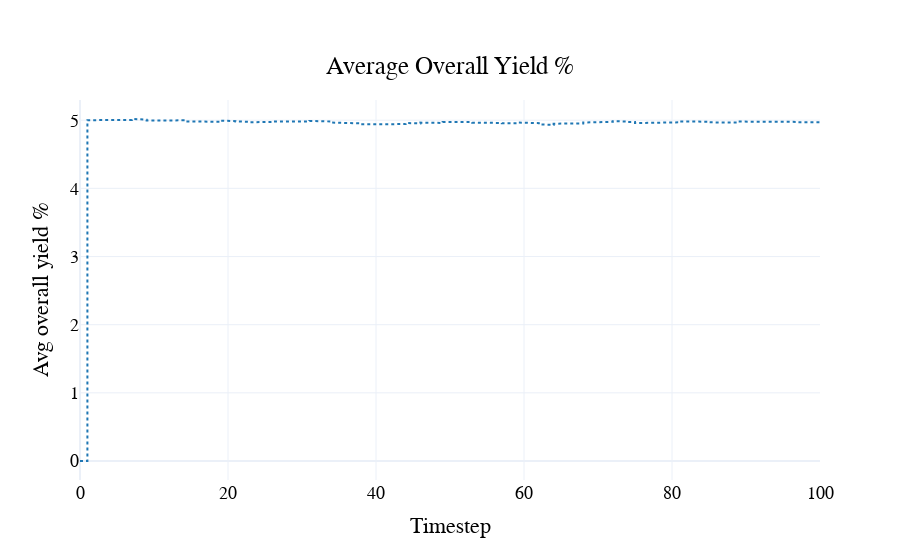
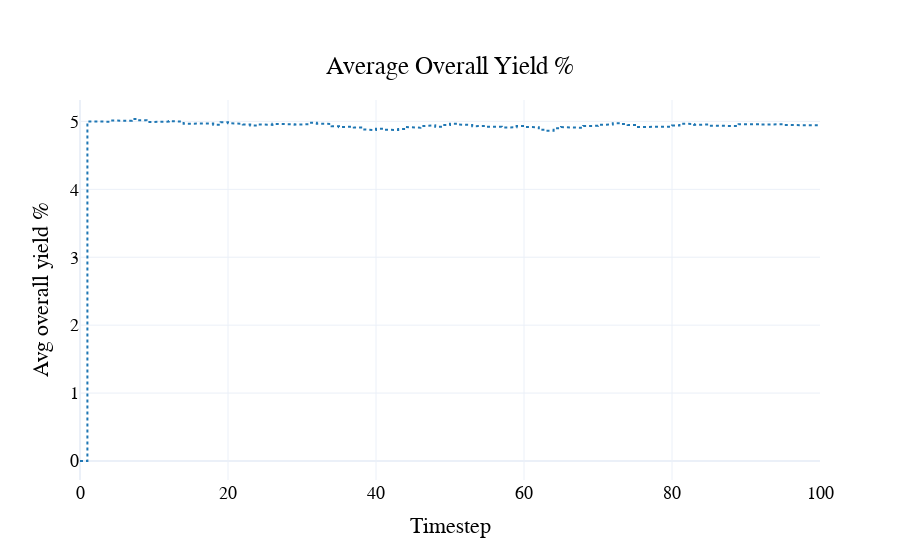
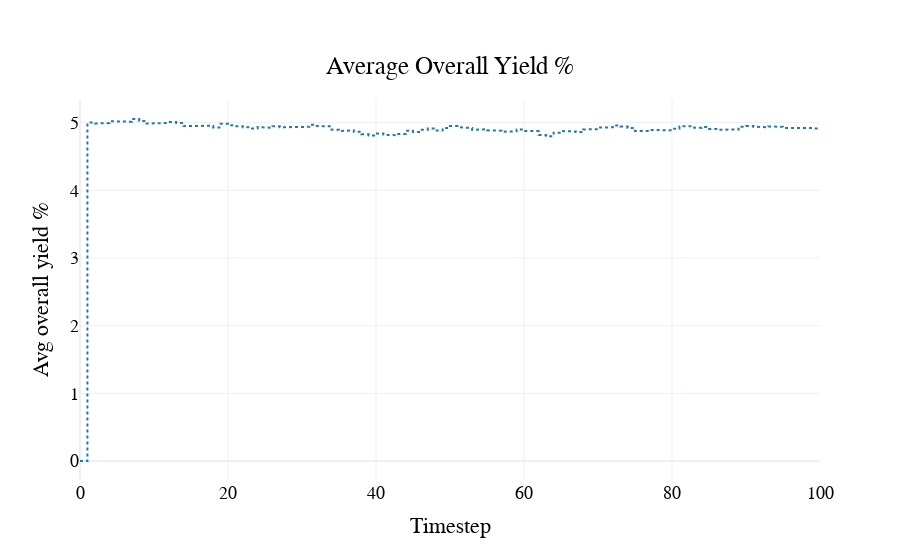

The notebook cell these images were saved under, in order:
### Code cell
for i in range(9):
    fig = visualizations.plot_avg_overall_yield(
        df[i]
    )
    pio.show(fig)

### Figure 1 — Plotly figure (JSON) as saved in the notebook; plotly's stock layout.template omitted (floating-point values rounded to 4 significant figures; data arrays with more than 128 entries replaced by an {"elided": "..."} marker saying what was removed)
{"data": [{"line": {"color": "#1f77b4", "dash": "dot"}, "name": "Avg overall yield %", "type": "scatter", "x": {"elided": "601 int values"}, "y": {"elided": "601 float values"}}], "layout": {"font": {"color": "black", "family": "Arial", "size": 18}, "hovermode": "x unified", "legend": {"orientation": "h", "x": 0.5, "xanchor": "center", "y": -0.5, "yanchor": "bottom"}, "paper_bgcolor": "rgba(255, 255, 255, 1)", "plot_bgcolor": "rgba(255, 255, 255, 1)", "title": {"text": "Average Overall Yield %", "x": 0.5, "xanchor": "center", "y": 0.9, "yanchor": "top"}, "xaxis": {"title": {"text": "Timestep"}}, "yaxis": {"title": {"text": "Avg overall yield %"}}}}

### Figure 2 — Plotly figure (JSON) as saved in the notebook; plotly's stock layout.template omitted (floating-point values rounded to 4 significant figures; data arrays with more than 128 entries replaced by an {"elided": "..."} marker saying what was removed)
{"data": [{"line": {"color": "#1f77b4", "dash": "dot"}, "name": "Avg overall yield %", "type": "scatter", "x": {"elided": "601 int values"}, "y": {"elided": "601 float values"}}], "layout": {"font": {"color": "black", "family": "Arial", "size": 18}, "hovermode": "x unified", "legend": {"orientation": "h", "x": 0.5, "xanchor": "center", "y": -0.5, "yanchor": "bottom"}, "paper_bgcolor": "rgba(255, 255, 255, 1)", "plot_bgcolor": "rgba(255, 255, 255, 1)", "title": {"text": "Average Overall Yield %", "x": 0.5, "xanchor": "center", "y": 0.9, "yanchor": "top"}, "xaxis": {"title": {"text": "Timestep"}}, "yaxis": {"title": {"text": "Avg overall yield %"}}}}

### Figure 3 — Plotly figure (JSON) as saved in the notebook; plotly's stock layout.template omitted (floating-point values rounded to 4 significant figures; data arrays with more than 128 entries replaced by an {"elided": "..."} marker saying what was removed)
{"data": [{"line": {"color": "#1f77b4", "dash": "dot"}, "name": "Avg overall yield %", "type": "scatter", "x": {"elided": "601 int values"}, "y": {"elided": "601 float values"}}], "layout": {"font": {"color": "black", "family": "Arial", "size": 18}, "hovermode": "x unified", "legend": {"orientation": "h", "x": 0.5, "xanchor": "center", "y": -0.5, "yanchor": "bottom"}, "paper_bgcolor": "rgba(255, 255, 255, 1)", "plot_bgcolor": "rgba(255, 255, 255, 1)", "title": {"text": "Average Overall Yield %", "x": 0.5, "xanchor": "center", "y": 0.9, "yanchor": "top"}, "xaxis": {"title": {"text": "Timestep"}}, "yaxis": {"title": {"text": "Avg overall yield %"}}}}
